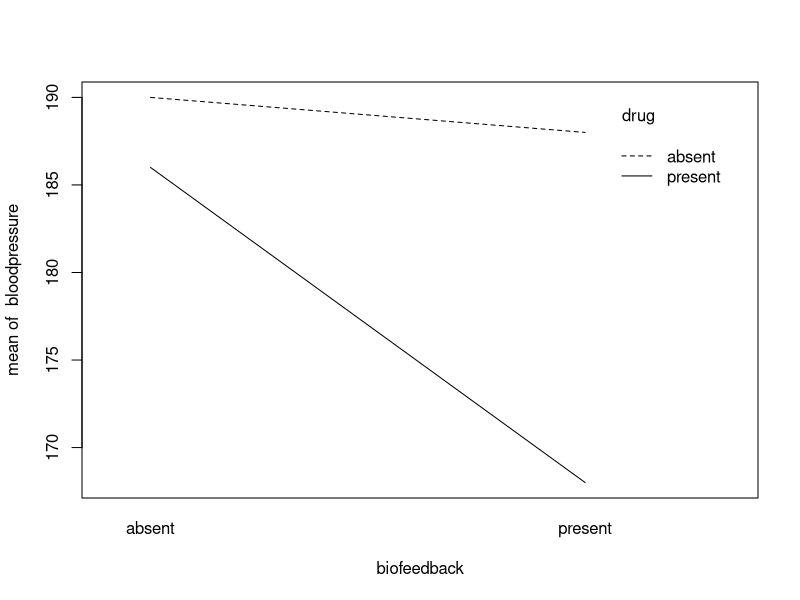

Recreate this plot in R. (Note: this script raises an error after producing the figure.)
## ---- chunk 1
#prepare data
response<-c(47,43,62,68,41,39,46,40,67,71,42,46)
A<-c(rep(c(rep("A1",2),rep("A2",2),rep("A3",2)),2))
B<-c(rep("B1",6),rep("B2",6))
#boxplot(response~A*B)
## ---- chunk 2
fit1<-lm(response~A+B+A*B, contrasts = list(A="contr.sum"))
summary(fit1)
## ---- chunk 3
fit2<-lm(response~A+B, contrasts=list(A="contr.sum"))
summary(fit2)
## ---- chunk 4
anova(fit2, fit1)
## ---- chunk 5
bloodpressure<-c(158, 163, 173,178,168,188,183,198,178,193,186,191,196,181,176,185,190,195,200,180)
biofeedback<-factor(c(rep("present",10), rep("absent",10)))
drug<-factor(rep(c(rep("present",5), rep("absent",5)), 2))
bpdata<-data.frame(bloodpressure, biofeedback, drug)
print(bpdata)
## ---- chunk 6
summary(bpdata)
## ---- chunk 7
interaction.plot(biofeedback, drug, bloodpressure)
## ---- chunk 8
myanova<-aov(bloodpressure~biofeedback*drug)
summary(myanova)
## ---- chunk 9
myanova2<-aov(bloodpressure~drug*biofeedback)
summary(myanova2)
## ---- chunk 10
TukeyHSD(myanova, which="biofeedback:drug")
## ---- chunk 11
TukeyHSD(myanova, which="drug:biofeedback")
## ---- chunk 12
TukeyHSD(myanova2, which="drug:biofeedback")
## ---- chunk 13
model<-lm(bloodpressure~biofeedback*drug, contrasts=list(biofeedback=contr.sum,drug=contr.sum))
Anova(model,type=3)
## ---- chunk 14
y<-c(10,12,11,3,4,5,6,7,8,8,7)
a<-c(rep("a1",6),rep("a2",5))
b<-c(rep("b1",4),rep("b2",2), rep("b1",2),rep("b2",3))
data<-data.frame(y,a,b)
print(data)
## ---- chunk 15
summary(aov(y~a+b))
## ---- chunk 16
#summary(aov(y~b+a))
aov(y~b+a)
Anova(y~b+a)
## ---- chunk 17
Anova(lm(y~a+b),type=3)
